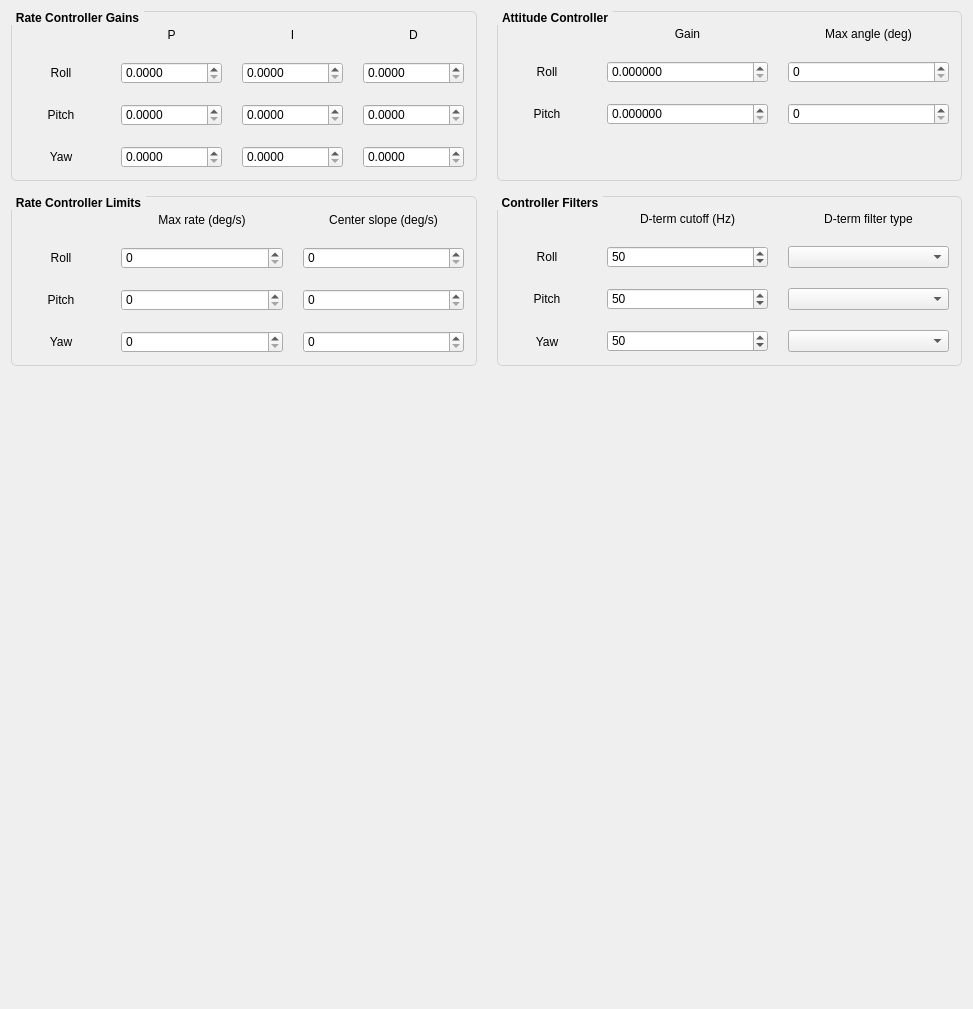
<?xml version="1.0" encoding="UTF-8"?>
<ui version="4.0">
 <class>ui_controller</class>
 <widget class="QWidget" name="ui_controller">
  <property name="geometry">
   <rect>
    <x>0</x>
    <y>0</y>
    <width>973</width>
    <height>1009</height>
   </rect>
  </property>
  <property name="windowTitle">
   <string>Form</string>
  </property>
  <layout class="QVBoxLayout" name="verticalLayout_4">
   <property name="spacing">
    <number>20</number>
   </property>
   <item>
    <layout class="QHBoxLayout" name="horizontalLayout_19">
     <property name="leftMargin">
      <number>0</number>
     </property>
     <property name="topMargin">
      <number>0</number>
     </property>
     <property name="rightMargin">
      <number>0</number>
     </property>
     <property name="bottomMargin">
      <number>0</number>
     </property>
     <item>
      <layout class="QVBoxLayout" name="verticalLayout_7">
       <property name="spacing">
        <number>15</number>
       </property>
       <property name="leftMargin">
        <number>0</number>
       </property>
       <property name="topMargin">
        <number>0</number>
       </property>
       <property name="rightMargin">
        <number>0</number>
       </property>
       <property name="bottomMargin">
        <number>0</number>
       </property>
       <item>
        <widget class="QGroupBox" name="groupBox">
         <property name="maximumSize">
          <size>
           <width>16777215</width>
           <height>16777215</height>
          </size>
         </property>
         <property name="font">
          <font>
           <weight>75</weight>
           <bold>true</bold>
          </font>
         </property>
         <property name="styleSheet">
          <string notr="true">QGroupBox { 
  border: 1px solid lightgray; 
  border-radius: 5px;
  margin-top: 1ex;
}

QGroupBox::title {
    subcontrol-origin: margin;
    subcontrol-position: top left;
    padding: 0 3px;
}</string>
         </property>
         <property name="title">
          <string>Rate Controller Gains</string>
         </property>
         <layout class="QVBoxLayout" name="verticalLayout">
          <property name="spacing">
           <number>20</number>
          </property>
          <property name="topMargin">
           <number>15</number>
          </property>
          <property name="rightMargin">
           <number>12</number>
          </property>
          <property name="bottomMargin">
           <number>12</number>
          </property>
          <item>
           <layout class="QHBoxLayout" name="horizontalLayout">
            <item>
             <widget class="QLabel" name="label_3">
              <property name="maximumSize">
               <size>
                <width>80</width>
                <height>20</height>
               </size>
              </property>
              <property name="text">
               <string/>
              </property>
              <property name="alignment">
               <set>Qt::AlignCenter</set>
              </property>
             </widget>
            </item>
            <item>
             <widget class="QLabel" name="label_2">
              <property name="maximumSize">
               <size>
                <width>16777215</width>
                <height>20</height>
               </size>
              </property>
              <property name="text">
               <string>P</string>
              </property>
              <property name="alignment">
               <set>Qt::AlignCenter</set>
              </property>
             </widget>
            </item>
            <item>
             <widget class="QLabel" name="label">
              <property name="maximumSize">
               <size>
                <width>16777215</width>
                <height>20</height>
               </size>
              </property>
              <property name="text">
               <string>I</string>
              </property>
              <property name="alignment">
               <set>Qt::AlignCenter</set>
              </property>
             </widget>
            </item>
            <item>
             <widget class="QLabel" name="label_24">
              <property name="text">
               <string>D</string>
              </property>
              <property name="alignment">
               <set>Qt::AlignCenter</set>
              </property>
             </widget>
            </item>
           </layout>
          </item>
          <item>
           <layout class="QHBoxLayout" name="horizontalLayout_2">
            <item>
             <widget class="QLabel" name="label_5">
              <property name="maximumSize">
               <size>
                <width>80</width>
                <height>16777215</height>
               </size>
              </property>
              <property name="text">
               <string>Roll</string>
              </property>
              <property name="alignment">
               <set>Qt::AlignCenter</set>
              </property>
             </widget>
            </item>
            <item>
             <widget class="QDoubleSpinBox" name="spinRateRoll_p">
              <property name="decimals">
               <number>4</number>
              </property>
              <property name="maximum">
               <double>100.000000000000000</double>
              </property>
              <property name="singleStep">
               <double>0.001000000000000</double>
              </property>
             </widget>
            </item>
            <item>
             <widget class="QDoubleSpinBox" name="spinRateRoll_i">
              <property name="decimals">
               <number>4</number>
              </property>
              <property name="maximum">
               <double>100.000000000000000</double>
              </property>
              <property name="singleStep">
               <double>0.001000000000000</double>
              </property>
             </widget>
            </item>
            <item>
             <widget class="QDoubleSpinBox" name="doubleSpinBox">
              <property name="decimals">
               <number>4</number>
              </property>
              <property name="maximum">
               <double>100.000000000000000</double>
              </property>
              <property name="singleStep">
               <double>0.001000000000000</double>
              </property>
             </widget>
            </item>
           </layout>
          </item>
          <item>
           <layout class="QHBoxLayout" name="horizontalLayout_3">
            <item>
             <widget class="QLabel" name="label_6">
              <property name="maximumSize">
               <size>
                <width>80</width>
                <height>16777215</height>
               </size>
              </property>
              <property name="text">
               <string>Pitch</string>
              </property>
              <property name="alignment">
               <set>Qt::AlignCenter</set>
              </property>
             </widget>
            </item>
            <item>
             <widget class="QDoubleSpinBox" name="spinRatePitch_p">
              <property name="decimals">
               <number>4</number>
              </property>
              <property name="maximum">
               <double>100.000000000000000</double>
              </property>
              <property name="singleStep">
               <double>0.001000000000000</double>
              </property>
             </widget>
            </item>
            <item>
             <widget class="QDoubleSpinBox" name="spinRatePitch_i">
              <property name="decimals">
               <number>4</number>
              </property>
              <property name="maximum">
               <double>100.000000000000000</double>
              </property>
              <property name="singleStep">
               <double>0.001000000000000</double>
              </property>
             </widget>
            </item>
            <item>
             <widget class="QDoubleSpinBox" name="doubleSpinBox_2">
              <property name="decimals">
               <number>4</number>
              </property>
              <property name="maximum">
               <double>100.000000000000000</double>
              </property>
              <property name="singleStep">
               <double>0.001000000000000</double>
              </property>
             </widget>
            </item>
           </layout>
          </item>
          <item>
           <layout class="QHBoxLayout" name="horizontalLayout_6">
            <item>
             <widget class="QLabel" name="label_7">
              <property name="maximumSize">
               <size>
                <width>80</width>
                <height>16777215</height>
               </size>
              </property>
              <property name="text">
               <string>Yaw</string>
              </property>
              <property name="alignment">
               <set>Qt::AlignCenter</set>
              </property>
             </widget>
            </item>
            <item>
             <widget class="QDoubleSpinBox" name="spinRateYaw_p">
              <property name="decimals">
               <number>4</number>
              </property>
              <property name="maximum">
               <double>100.000000000000000</double>
              </property>
              <property name="singleStep">
               <double>0.001000000000000</double>
              </property>
             </widget>
            </item>
            <item>
             <widget class="QDoubleSpinBox" name="spinRateYaw_i">
              <property name="decimals">
               <number>4</number>
              </property>
              <property name="maximum">
               <double>100.000000000000000</double>
              </property>
              <property name="singleStep">
               <double>0.001000000000000</double>
              </property>
             </widget>
            </item>
            <item>
             <widget class="QDoubleSpinBox" name="doubleSpinBox_3">
              <property name="decimals">
               <number>4</number>
              </property>
              <property name="maximum">
               <double>100.000000000000000</double>
              </property>
              <property name="singleStep">
               <double>0.001000000000000</double>
              </property>
             </widget>
            </item>
           </layout>
          </item>
         </layout>
        </widget>
       </item>
       <item>
        <widget class="QGroupBox" name="groupBox_3">
         <property name="maximumSize">
          <size>
           <width>16777215</width>
           <height>16777215</height>
          </size>
         </property>
         <property name="font">
          <font>
           <weight>75</weight>
           <bold>true</bold>
          </font>
         </property>
         <property name="styleSheet">
          <string notr="true">QGroupBox { 
  border: 1px solid lightgray; 
  border-radius: 5px;
  margin-top: 1ex;
}

QGroupBox::title {
    subcontrol-origin: margin;
    subcontrol-position: top left;
    padding: 0 3px;
}</string>
         </property>
         <property name="title">
          <string>Rate Controller Limits</string>
         </property>
         <layout class="QVBoxLayout" name="verticalLayout_3">
          <property name="spacing">
           <number>20</number>
          </property>
          <property name="topMargin">
           <number>15</number>
          </property>
          <property name="rightMargin">
           <number>12</number>
          </property>
          <property name="bottomMargin">
           <number>12</number>
          </property>
          <item>
           <layout class="QHBoxLayout" name="horizontalLayout_10">
            <item>
             <widget class="QLabel" name="label_14">
              <property name="maximumSize">
               <size>
                <width>80</width>
                <height>20</height>
               </size>
              </property>
              <property name="text">
               <string/>
              </property>
             </widget>
            </item>
            <item>
             <widget class="QLabel" name="label_13">
              <property name="maximumSize">
               <size>
                <width>16777215</width>
                <height>20</height>
               </size>
              </property>
              <property name="text">
               <string>Max rate (deg/s)</string>
              </property>
              <property name="alignment">
               <set>Qt::AlignCenter</set>
              </property>
             </widget>
            </item>
            <item>
             <widget class="QLabel" name="label_19">
              <property name="maximumSize">
               <size>
                <width>16777215</width>
                <height>20</height>
               </size>
              </property>
              <property name="text">
               <string>Center slope (deg/s)</string>
              </property>
              <property name="alignment">
               <set>Qt::AlignCenter</set>
              </property>
             </widget>
            </item>
           </layout>
          </item>
          <item>
           <layout class="QHBoxLayout" name="horizontalLayout_12">
            <item>
             <widget class="QLabel" name="label_15">
              <property name="maximumSize">
               <size>
                <width>80</width>
                <height>16777215</height>
               </size>
              </property>
              <property name="text">
               <string>Roll</string>
              </property>
              <property name="alignment">
               <set>Qt::AlignCenter</set>
              </property>
             </widget>
            </item>
            <item>
             <widget class="QSpinBox" name="spinLimitRateRoll">
              <property name="maximum">
               <number>1800</number>
              </property>
              <property name="singleStep">
               <number>10</number>
              </property>
             </widget>
            </item>
            <item>
             <widget class="QSpinBox" name="spinCenterRateRoll">
              <property name="maximum">
               <number>1800</number>
              </property>
              <property name="singleStep">
               <number>10</number>
              </property>
             </widget>
            </item>
           </layout>
          </item>
          <item>
           <layout class="QHBoxLayout" name="horizontalLayout_11">
            <item>
             <widget class="QLabel" name="label_16">
              <property name="maximumSize">
               <size>
                <width>80</width>
                <height>16777215</height>
               </size>
              </property>
              <property name="text">
               <string>Pitch</string>
              </property>
              <property name="alignment">
               <set>Qt::AlignCenter</set>
              </property>
             </widget>
            </item>
            <item>
             <widget class="QSpinBox" name="spinLimitRatePitch">
              <property name="maximum">
               <number>1800</number>
              </property>
              <property name="singleStep">
               <number>10</number>
              </property>
             </widget>
            </item>
            <item>
             <widget class="QSpinBox" name="spinCenterRatePitch">
              <property name="maximum">
               <number>1800</number>
              </property>
              <property name="singleStep">
               <number>10</number>
              </property>
             </widget>
            </item>
           </layout>
          </item>
          <item>
           <layout class="QHBoxLayout" name="horizontalLayout_14">
            <item>
             <widget class="QLabel" name="label_17">
              <property name="maximumSize">
               <size>
                <width>80</width>
                <height>16777215</height>
               </size>
              </property>
              <property name="text">
               <string>Yaw</string>
              </property>
              <property name="alignment">
               <set>Qt::AlignCenter</set>
              </property>
             </widget>
            </item>
            <item>
             <widget class="QSpinBox" name="spinLimitRateYaw">
              <property name="maximum">
               <number>1800</number>
              </property>
              <property name="singleStep">
               <number>10</number>
              </property>
             </widget>
            </item>
            <item>
             <widget class="QSpinBox" name="spinCenterRateYaw">
              <property name="maximum">
               <number>1800</number>
              </property>
              <property name="singleStep">
               <number>10</number>
              </property>
             </widget>
            </item>
           </layout>
          </item>
         </layout>
        </widget>
       </item>
      </layout>
     </item>
     <item>
      <layout class="QVBoxLayout" name="verticalLayout_6">
       <property name="spacing">
        <number>15</number>
       </property>
       <property name="leftMargin">
        <number>0</number>
       </property>
       <property name="topMargin">
        <number>0</number>
       </property>
       <property name="rightMargin">
        <number>0</number>
       </property>
       <property name="bottomMargin">
        <number>0</number>
       </property>
       <item>
        <widget class="QGroupBox" name="groupBox_2">
         <property name="maximumSize">
          <size>
           <width>16777215</width>
           <height>16777215</height>
          </size>
         </property>
         <property name="font">
          <font>
           <weight>75</weight>
           <bold>true</bold>
          </font>
         </property>
         <property name="styleSheet">
          <string notr="true">QGroupBox { 
  border: 1px solid lightgray; 
  border-radius: 5px;
  margin-top: 1ex;
}

QGroupBox::title {
    subcontrol-origin: margin;
    subcontrol-position: top left;
    padding: 0 3px;
}</string>
         </property>
         <property name="title">
          <string>Attitude Controller</string>
         </property>
         <layout class="QVBoxLayout" name="verticalLayout_2">
          <property name="spacing">
           <number>20</number>
          </property>
          <property name="topMargin">
           <number>15</number>
          </property>
          <property name="rightMargin">
           <number>12</number>
          </property>
          <property name="bottomMargin">
           <number>12</number>
          </property>
          <item>
           <layout class="QHBoxLayout" name="horizontalLayout_4">
            <item>
             <widget class="QLabel" name="label_10">
              <property name="maximumSize">
               <size>
                <width>80</width>
                <height>20</height>
               </size>
              </property>
              <property name="text">
               <string/>
              </property>
             </widget>
            </item>
            <item>
             <widget class="QLabel" name="label_9">
              <property name="maximumSize">
               <size>
                <width>16777215</width>
                <height>20</height>
               </size>
              </property>
              <property name="text">
               <string>Gain</string>
              </property>
              <property name="alignment">
               <set>Qt::AlignCenter</set>
              </property>
             </widget>
            </item>
            <item>
             <widget class="QLabel" name="label_18">
              <property name="maximumSize">
               <size>
                <width>16777215</width>
                <height>20</height>
               </size>
              </property>
              <property name="text">
               <string>Max angle (deg)</string>
              </property>
              <property name="alignment">
               <set>Qt::AlignCenter</set>
              </property>
             </widget>
            </item>
           </layout>
          </item>
          <item>
           <layout class="QHBoxLayout" name="horizontalLayout_5">
            <item>
             <widget class="QLabel" name="label_4">
              <property name="maximumSize">
               <size>
                <width>80</width>
                <height>16777215</height>
               </size>
              </property>
              <property name="text">
               <string>Roll</string>
              </property>
              <property name="alignment">
               <set>Qt::AlignCenter</set>
              </property>
             </widget>
            </item>
            <item>
             <widget class="QDoubleSpinBox" name="spinAttitudeRoll_p">
              <property name="decimals">
               <number>6</number>
              </property>
              <property name="maximum">
               <double>100.000000000000000</double>
              </property>
              <property name="singleStep">
               <double>0.001000000000000</double>
              </property>
             </widget>
            </item>
            <item>
             <widget class="QSpinBox" name="spinLimitAttitudeRoll">
              <property name="maximum">
               <number>50</number>
              </property>
             </widget>
            </item>
           </layout>
          </item>
          <item>
           <layout class="QHBoxLayout" name="horizontalLayout_7">
            <item>
             <widget class="QLabel" name="label_11">
              <property name="maximumSize">
               <size>
                <width>80</width>
                <height>16777215</height>
               </size>
              </property>
              <property name="text">
               <string>Pitch</string>
              </property>
              <property name="alignment">
               <set>Qt::AlignCenter</set>
              </property>
             </widget>
            </item>
            <item>
             <widget class="QDoubleSpinBox" name="spinAttitudePitch_p">
              <property name="decimals">
               <number>6</number>
              </property>
              <property name="maximum">
               <double>100.000000000000000</double>
              </property>
              <property name="singleStep">
               <double>0.001000000000000</double>
              </property>
             </widget>
            </item>
            <item>
             <widget class="QSpinBox" name="spinLimitAttitudePitch">
              <property name="maximum">
               <number>50</number>
              </property>
             </widget>
            </item>
           </layout>
          </item>
          <item>
           <layout class="QHBoxLayout" name="horizontalLayout_9">
            <item>
             <widget class="QLabel" name="label_12">
              <property name="minimumSize">
               <size>
                <width>0</width>
                <height>23</height>
               </size>
              </property>
              <property name="maximumSize">
               <size>
                <width>16777215</width>
                <height>20</height>
               </size>
              </property>
              <property name="text">
               <string/>
              </property>
             </widget>
            </item>
           </layout>
          </item>
         </layout>
        </widget>
       </item>
       <item>
        <widget class="QGroupBox" name="groupBox_4">
         <property name="font">
          <font>
           <weight>75</weight>
           <bold>true</bold>
          </font>
         </property>
         <property name="styleSheet">
          <string notr="true">QGroupBox { 
  border: 1px solid lightgray; 
  border-radius: 5px;
  margin-top: 1ex;
}

QGroupBox::title {
    subcontrol-origin: margin;
    subcontrol-position: top left;
    padding: 0 3px;
}</string>
         </property>
         <property name="title">
          <string>Controller Filters</string>
         </property>
         <layout class="QVBoxLayout" name="verticalLayout_5">
          <property name="spacing">
           <number>20</number>
          </property>
          <property name="topMargin">
           <number>15</number>
          </property>
          <property name="rightMargin">
           <number>12</number>
          </property>
          <property name="bottomMargin">
           <number>12</number>
          </property>
          <item>
           <layout class="QHBoxLayout" name="horizontalLayout_16">
            <item>
             <widget class="QLabel" name="label_20">
              <property name="maximumSize">
               <size>
                <width>80</width>
                <height>20</height>
               </size>
              </property>
              <property name="text">
               <string/>
              </property>
             </widget>
            </item>
            <item>
             <widget class="QLabel" name="label_8">
              <property name="text">
               <string>D-term cutoff (Hz)</string>
              </property>
              <property name="alignment">
               <set>Qt::AlignCenter</set>
              </property>
             </widget>
            </item>
            <item>
             <widget class="QLabel" name="label_25">
              <property name="text">
               <string>D-term filter type</string>
              </property>
              <property name="alignment">
               <set>Qt::AlignCenter</set>
              </property>
             </widget>
            </item>
           </layout>
          </item>
          <item>
           <layout class="QHBoxLayout" name="horizontalLayout_17">
            <item>
             <widget class="QLabel" name="label_21">
              <property name="maximumSize">
               <size>
                <width>80</width>
                <height>16777215</height>
               </size>
              </property>
              <property name="text">
               <string>Roll</string>
              </property>
              <property name="alignment">
               <set>Qt::AlignCenter</set>
              </property>
             </widget>
            </item>
            <item>
             <widget class="QSpinBox" name="spinDtermCutoffRoll">
              <property name="minimum">
               <number>10</number>
              </property>
              <property name="maximum">
               <number>300</number>
              </property>
              <property name="value">
               <number>50</number>
              </property>
             </widget>
            </item>
            <item>
             <widget class="QComboBox" name="comboDtermFilterTypeRoll"/>
            </item>
           </layout>
          </item>
          <item>
           <layout class="QHBoxLayout" name="horizontalLayout_15">
            <item>
             <widget class="QLabel" name="label_22">
              <property name="maximumSize">
               <size>
                <width>80</width>
                <height>16777215</height>
               </size>
              </property>
              <property name="text">
               <string>Pitch</string>
              </property>
              <property name="alignment">
               <set>Qt::AlignCenter</set>
              </property>
             </widget>
            </item>
            <item>
             <widget class="QSpinBox" name="spinDtermCutoffPitch">
              <property name="minimum">
               <number>10</number>
              </property>
              <property name="maximum">
               <number>300</number>
              </property>
              <property name="value">
               <number>50</number>
              </property>
             </widget>
            </item>
            <item>
             <widget class="QComboBox" name="comboDtermFilterTypePitch"/>
            </item>
           </layout>
          </item>
          <item>
           <layout class="QHBoxLayout" name="horizontalLayout_18">
            <item>
             <widget class="QLabel" name="label_23">
              <property name="minimumSize">
               <size>
                <width>0</width>
                <height>23</height>
               </size>
              </property>
              <property name="maximumSize">
               <size>
                <width>80</width>
                <height>16777215</height>
               </size>
              </property>
              <property name="text">
               <string>Yaw</string>
              </property>
              <property name="alignment">
               <set>Qt::AlignCenter</set>
              </property>
             </widget>
            </item>
            <item>
             <widget class="QSpinBox" name="spinDtermCutoffYaw">
              <property name="minimum">
               <number>10</number>
              </property>
              <property name="maximum">
               <number>300</number>
              </property>
              <property name="value">
               <number>50</number>
              </property>
             </widget>
            </item>
            <item>
             <widget class="QComboBox" name="comboDtermFilterTypeYaw"/>
            </item>
           </layout>
          </item>
         </layout>
        </widget>
       </item>
      </layout>
     </item>
    </layout>
   </item>
   <item>
    <widget class="QCustomPlot" name="plotRate" native="true">
     <property name="sizePolicy">
      <sizepolicy hsizetype="Preferred" vsizetype="Expanding">
       <horstretch>0</horstretch>
       <verstretch>0</verstretch>
      </sizepolicy>
     </property>
    </widget>
   </item>
  </layout>
 </widget>
 <customwidgets>
  <customwidget>
   <class>QCustomPlot</class>
   <extends>QWidget</extends>
   <header>qcustomplot.h</header>
   <container>1</container>
  </customwidget>
 </customwidgets>
 <resources/>
 <connections/>
</ui>
